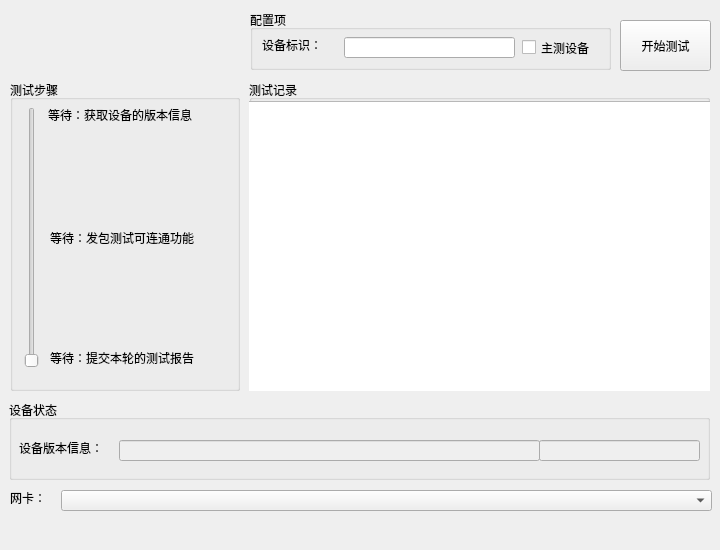
<?xml version="1.0" encoding="UTF-8"?>
<ui version="4.0">
 <class>MainWindow</class>
 <widget class="QMainWindow" name="MainWindow">
  <property name="geometry">
   <rect>
    <x>0</x>
    <y>0</y>
    <width>720</width>
    <height>550</height>
   </rect>
  </property>
  <property name="sizePolicy">
   <sizepolicy hsizetype="Preferred" vsizetype="Preferred">
    <horstretch>0</horstretch>
    <verstretch>0</verstretch>
   </sizepolicy>
  </property>
  <property name="windowTitle">
   <string>DBxxxxModule_MutipulNodesTest_Buildx</string>
  </property>
  <property name="dockOptions">
   <set>QMainWindow::AllowTabbedDocks|QMainWindow::AnimatedDocks</set>
  </property>
  <widget class="QWidget" name="centralWidget">
   <widget class="QGroupBox" name="groupBox_Configuration">
    <property name="geometry">
     <rect>
      <x>250</x>
      <y>10</y>
      <width>361</width>
      <height>60</height>
     </rect>
    </property>
    <property name="title">
     <string>配置项</string>
    </property>
    <widget class="QCheckBox" name="checkBox_MainDevice">
     <property name="geometry">
      <rect>
       <x>272</x>
       <y>28</y>
       <width>87</width>
       <height>19</height>
      </rect>
     </property>
     <property name="text">
      <string>主测设备</string>
     </property>
    </widget>
    <widget class="QLabel" name="label_DeviceIdentify">
     <property name="geometry">
      <rect>
       <x>12</x>
       <y>27</y>
       <width>75</width>
       <height>16</height>
      </rect>
     </property>
     <property name="text">
      <string>设备标识：</string>
     </property>
    </widget>
    <widget class="QLineEdit" name="lineEdit_DeviceIdentify">
     <property name="geometry">
      <rect>
       <x>94</x>
       <y>27</y>
       <width>171</width>
       <height>21</height>
      </rect>
     </property>
    </widget>
   </widget>
   <widget class="QPushButton" name="pushButton_BeginTest">
    <property name="geometry">
     <rect>
      <x>620</x>
      <y>20</y>
      <width>91</width>
      <height>51</height>
     </rect>
    </property>
    <property name="text">
     <string>开始测试</string>
    </property>
   </widget>
   <widget class="QGroupBox" name="groupBox_TestStep">
    <property name="geometry">
     <rect>
      <x>10</x>
      <y>80</y>
      <width>230</width>
      <height>311</height>
     </rect>
    </property>
    <property name="title">
     <string>测试步骤</string>
    </property>
    <widget class="QSlider" name="verticalSlider_TestStep">
     <property name="geometry">
      <rect>
       <x>12</x>
       <y>27</y>
       <width>19</width>
       <height>261</height>
      </rect>
     </property>
     <property name="orientation">
      <enum>Qt::Vertical</enum>
     </property>
    </widget>
    <widget class="QLabel" name="label_GetVersion">
     <property name="geometry">
      <rect>
       <x>38</x>
       <y>27</y>
       <width>180</width>
       <height>16</height>
      </rect>
     </property>
     <property name="text">
      <string>等待：获取设备的版本信息</string>
     </property>
    </widget>
    <widget class="QLabel" name="label_PacketTest">
     <property name="geometry">
      <rect>
       <x>40</x>
       <y>150</y>
       <width>180</width>
       <height>16</height>
      </rect>
     </property>
     <property name="text">
      <string>等待：发包测试可连通功能</string>
     </property>
    </widget>
    <widget class="QLabel" name="label_Report">
     <property name="geometry">
      <rect>
       <x>40</x>
       <y>270</y>
       <width>180</width>
       <height>16</height>
      </rect>
     </property>
     <property name="text">
      <string>等待：提交本轮的测试报告</string>
     </property>
    </widget>
   </widget>
   <widget class="QGroupBox" name="groupBox_TestLog">
    <property name="geometry">
     <rect>
      <x>249</x>
      <y>80</y>
      <width>461</width>
      <height>311</height>
     </rect>
    </property>
    <property name="title">
     <string>测试记录</string>
    </property>
    <widget class="QListView" name="listView_TestLog">
     <property name="geometry">
      <rect>
       <x>-5</x>
       <y>21</y>
       <width>471</width>
       <height>291</height>
      </rect>
     </property>
    </widget>
   </widget>
   <widget class="QGroupBox" name="groupBox_Status">
    <property name="geometry">
     <rect>
      <x>9</x>
      <y>400</y>
      <width>701</width>
      <height>80</height>
     </rect>
    </property>
    <property name="title">
     <string>设备状态</string>
    </property>
    <widget class="QLabel" name="label_DeviceVersion">
     <property name="geometry">
      <rect>
       <x>10</x>
       <y>40</y>
       <width>111</width>
       <height>16</height>
      </rect>
     </property>
     <property name="text">
      <string>设备版本信息：</string>
     </property>
    </widget>
    <widget class="QLineEdit" name="lineEdit_DeviceVersion">
     <property name="enabled">
      <bool>false</bool>
     </property>
     <property name="geometry">
      <rect>
       <x>110</x>
       <y>40</y>
       <width>421</width>
       <height>21</height>
      </rect>
     </property>
    </widget>
    <widget class="QLineEdit" name="lineEdit_TestStatus">
     <property name="enabled">
      <bool>false</bool>
     </property>
     <property name="geometry">
      <rect>
       <x>530</x>
       <y>40</y>
       <width>161</width>
       <height>21</height>
      </rect>
     </property>
    </widget>
   </widget>
   <widget class="QComboBox" name="comboBox_NIC">
    <property name="geometry">
     <rect>
      <x>61</x>
      <y>490</y>
      <width>651</width>
      <height>21</height>
     </rect>
    </property>
   </widget>
   <widget class="QLabel" name="label_NIC">
    <property name="geometry">
     <rect>
      <x>10</x>
      <y>490</y>
      <width>45</width>
      <height>16</height>
     </rect>
    </property>
    <property name="text">
     <string>网卡：</string>
    </property>
   </widget>
  </widget>
  <widget class="QMenuBar" name="menuBar">
   <property name="geometry">
    <rect>
     <x>0</x>
     <y>0</y>
     <width>720</width>
     <height>26</height>
    </rect>
   </property>
  </widget>
 </widget>
 <layoutdefault spacing="6" margin="11"/>
 <tabstops>
  <tabstop>verticalSlider_TestStep</tabstop>
 </tabstops>
 <resources/>
 <connections/>
</ui>
